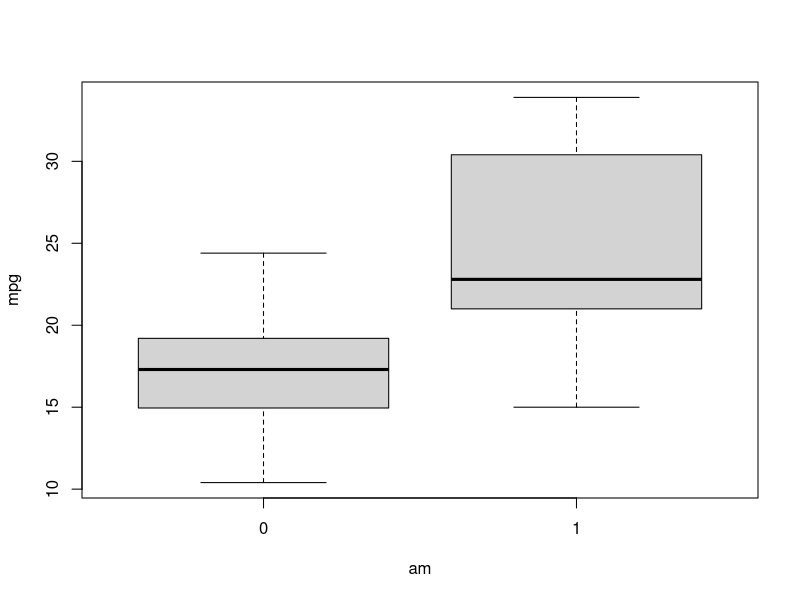
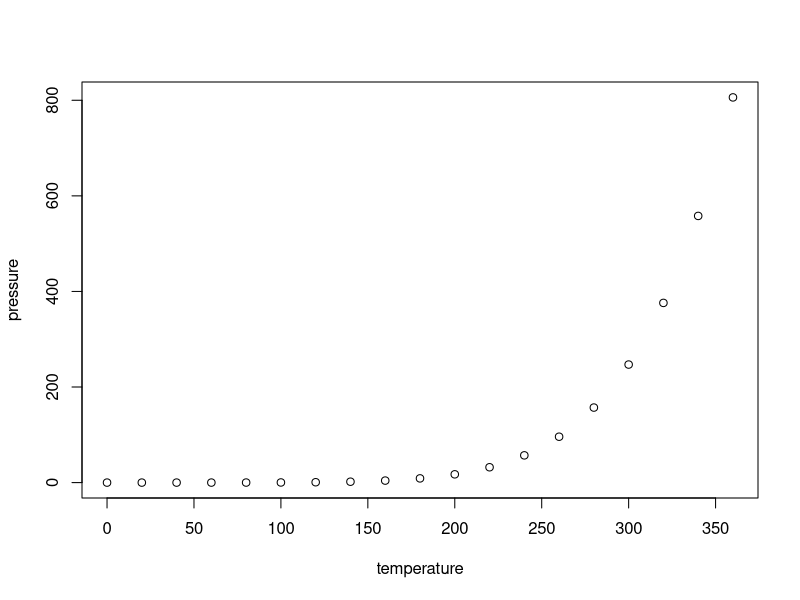

Recreate these plots in R, in order.
## ---- chunk 1
knitr::opts_chunk$set(echo = TRUE)
## ---- chunk 2
library(ggplot2)
data(mtcars)

library(dplyr)

head(mtcars)
summary(mtcars)
str(mtcars)

## ---- chunk 3
with(mtcars, boxplot(mpg~am))

mtcars$am<-as.factor(mtcars$am)
levels(mtcars$am)<-c("Auto", "Manual")


## ---- chunk 4
plot(pressure)
